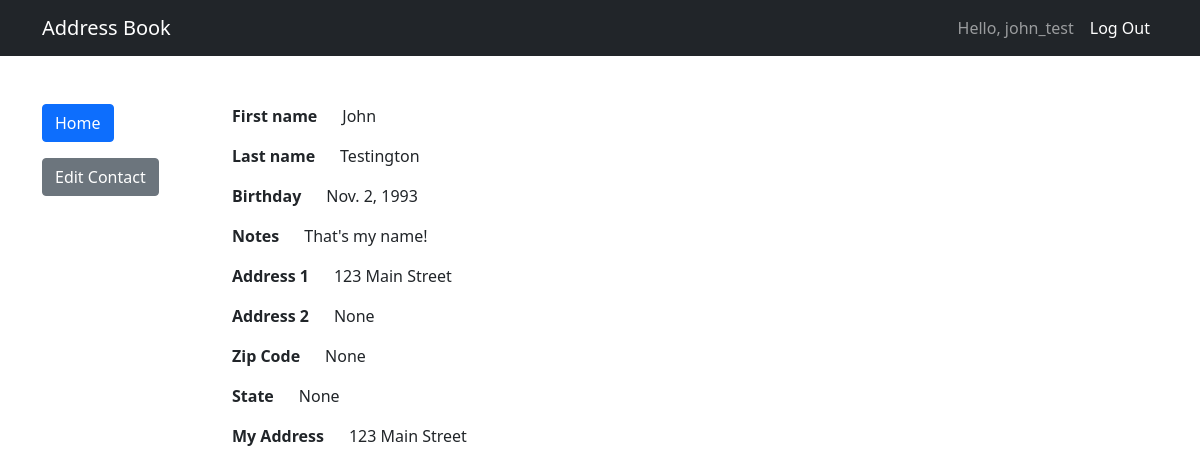
Before: /contacts/16 (signed in) with the older database file.
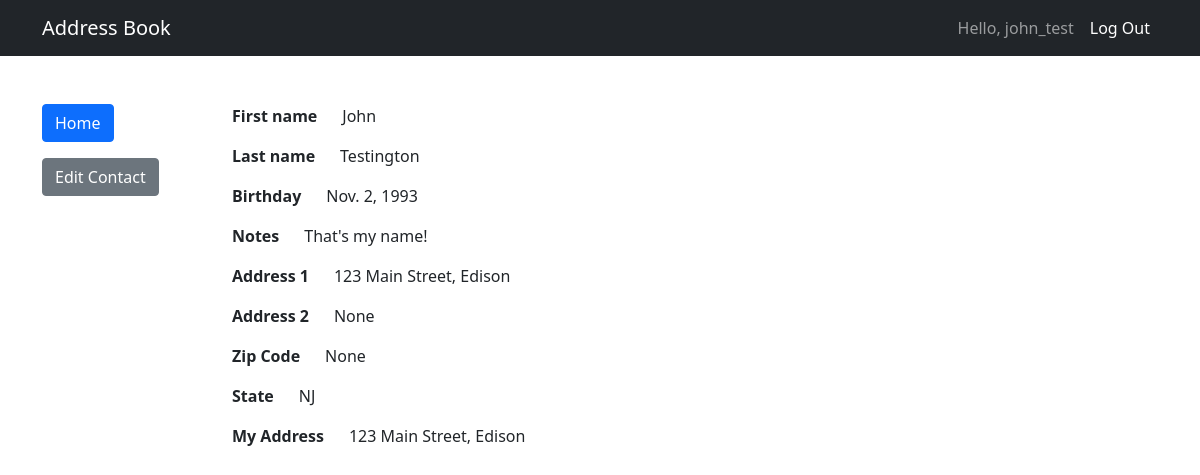
After: the same page with the newer database file.
### directory/models.py (models this page shows, shortened)
class Contact(models.Model):
    first_name = models.CharField(max_length=20)
    last_name = models.CharField(max_length=20)
    email = models.EmailField(blank=True, null=True)
    birthday = models.DateField('Birthday', blank=True, null=True)
    notes = models.TextField('Notes', max_length=500, blank=True)
    username = models.ForeignKey(User, blank=True, null=True, on_delete=models.CASCADE)
    address_line1 = models.CharField(max_length = 50, null=True, blank=True)
    address_line2 = models.CharField(max_length = 50, null=True, blank=True)
    address_ZIP = models.CharField(max_length = 5, null=True, blank=True)
    address_state = models.CharField(max_length = 50, null=True, blank=True)
    self_contact = models.BooleanField(default=False)

### directory/views.py (the view)
# urls.py: path('contacts/<int:pk>', ContactView.as_view(), name='contact-detail'),
class ContactView(LoginRequiredMixin, UserPassesTestMixin, DetailView):
    model = Contact
    def test_func(self):
        obj = self.get_object()
        return obj.username == self.request.user
    def get_context_data(self, **kwargs):
        context = super().get_context_data(**kwargs)
        context['user_info'] = Contact.objects.filter(username=self.request.user).filter(self_contact=True).values()[0]
        return context

### directory/templates/directory/contact_detail.html (shortened to what this page needs)
{% extends "base.html" %}
{% block content %}
    <div class="row">
        <div class="col-2">
            <a class="btn btn-primary" href="{% url 'show-contacts' %}" role="button">Home</a>
            <a class="btn btn-secondary" href="{% url 'update-contact' contact.id %}" role="button">Edit Contact</a>
        </div>
        <div class="col-6">
            <p><strong>First name &nbsp;&nbsp;&nbsp;&nbsp; </strong> {{ contact.first_name }}</p>
            <p><strong>Last name &nbsp;&nbsp;&nbsp;&nbsp; </strong> {{ contact.last_name }}</p>
            <p><strong>Birthday &nbsp;&nbsp;&nbsp;&nbsp; </strong> {{ contact.birthday}}</p>
            <p><strong>Notes &nbsp;&nbsp;&nbsp;&nbsp; </strong> {{ contact.notes}}</p>
            <p><strong>Address 1 &nbsp;&nbsp;&nbsp;&nbsp; </strong> {{ contact.address_line1}}</p>
            <p><strong>Address 2 &nbsp;&nbsp;&nbsp;&nbsp; </strong> {{ contact.address_line2}}</p>
            <p><strong>Zip Code &nbsp;&nbsp;&nbsp;&nbsp; </strong> {{ contact.address_ZIP}}</p>
            <p><strong>State &nbsp;&nbsp;&nbsp;&nbsp; </strong> {{ contact.address_state}}</p>
            <p><strong>My Address &nbsp;&nbsp;&nbsp;&nbsp; </strong> {{ user_info.address_line1 }}</p>
        </div>
    </div>
{% endblock content %}

Changed rows visible on the page:
changed Contact "John": address_line1 "123 Main Street" → "123 Main Street, Edison"; address_state "None" → "NJ"
